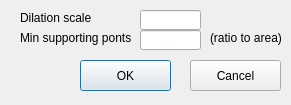
<?xml version="1.0" encoding="UTF-8"?>
<ui version="4.0">
 <class>SegmentOptionDialog</class>
 <widget class="QDialog" name="SegmentOptionDialog">
  <property name="geometry">
   <rect>
    <x>0</x>
    <y>0</y>
    <width>291</width>
    <height>105</height>
   </rect>
  </property>
  <property name="windowTitle">
   <string>SegmentOptionDialog</string>
  </property>
  <widget class="QLabel" name="label_2">
   <property name="geometry">
    <rect>
     <x>20</x>
     <y>30</y>
     <width>111</width>
     <height>16</height>
    </rect>
   </property>
   <property name="text">
    <string>Min supporting ponts:</string>
   </property>
  </widget>
  <widget class="QLineEdit" name="lineEditMinSupportingPointsRatio">
   <property name="geometry">
    <rect>
     <x>140</x>
     <y>30</y>
     <width>61</width>
     <height>20</height>
    </rect>
   </property>
  </widget>
  <widget class="QPushButton" name="pushButtonOK">
   <property name="geometry">
    <rect>
     <x>80</x>
     <y>60</y>
     <width>91</width>
     <height>31</height>
    </rect>
   </property>
   <property name="text">
    <string>OK</string>
   </property>
  </widget>
  <widget class="QLabel" name="label_7">
   <property name="geometry">
    <rect>
     <x>210</x>
     <y>30</y>
     <width>101</width>
     <height>16</height>
    </rect>
   </property>
   <property name="text">
    <string>(ratio to area)</string>
   </property>
  </widget>
  <widget class="QLabel" name="label">
   <property name="geometry">
    <rect>
     <x>20</x>
     <y>10</y>
     <width>71</width>
     <height>16</height>
    </rect>
   </property>
   <property name="text">
    <string>Dilation scale:</string>
   </property>
  </widget>
  <widget class="QLineEdit" name="lineEditDilationScale">
   <property name="geometry">
    <rect>
     <x>140</x>
     <y>10</y>
     <width>61</width>
     <height>20</height>
    </rect>
   </property>
  </widget>
  <widget class="QPushButton" name="pushButtonCancel">
   <property name="geometry">
    <rect>
     <x>190</x>
     <y>60</y>
     <width>91</width>
     <height>31</height>
    </rect>
   </property>
   <property name="text">
    <string>Cancel</string>
   </property>
  </widget>
 </widget>
 <layoutdefault spacing="6" margin="11"/>
 <tabstops>
  <tabstop>lineEditDilationScale</tabstop>
  <tabstop>lineEditMinSupportingPointsRatio</tabstop>
  <tabstop>pushButtonOK</tabstop>
  <tabstop>pushButtonCancel</tabstop>
 </tabstops>
 <resources/>
 <connections/>
</ui>
